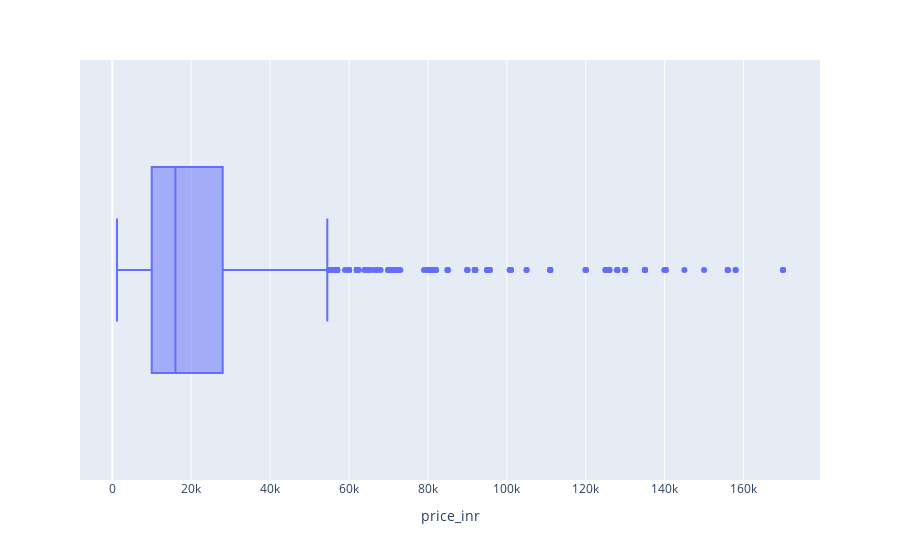

Notebook source saved alongside this figure:
### Code cell
px.box(final_dataset,x="price_inr")

### Figure 1 — Plotly figure (JSON) as saved in the notebook; plotly's stock layout.template omitted (floating-point values rounded to 4 significant figures; data arrays with more than 128 entries replaced by an {"elided": "..."} marker saying what was removed)
{"data": [{"alignmentgroup": "True", "hovertemplate": "price_inr=%{x}<extra></extra>", "legendgroup": "", "marker": {"color": "#636efa"}, "name": "", "notched": false, "offsetgroup": "", "orientation": "h", "showlegend": false, "type": "box", "x": {"elided": "1836 int values"}, "x0": " ", "xaxis": "x", "y0": " ", "yaxis": "y"}], "layout": {"boxmode": "group", "legend": {"tracegroupgap": 0}, "margin": {"t": 60}, "xaxis": {"anchor": "y", "domain": [0, 1], "title": {"text": "price_inr"}}, "yaxis": {"anchor": "x", "domain": [0, 1]}}}
